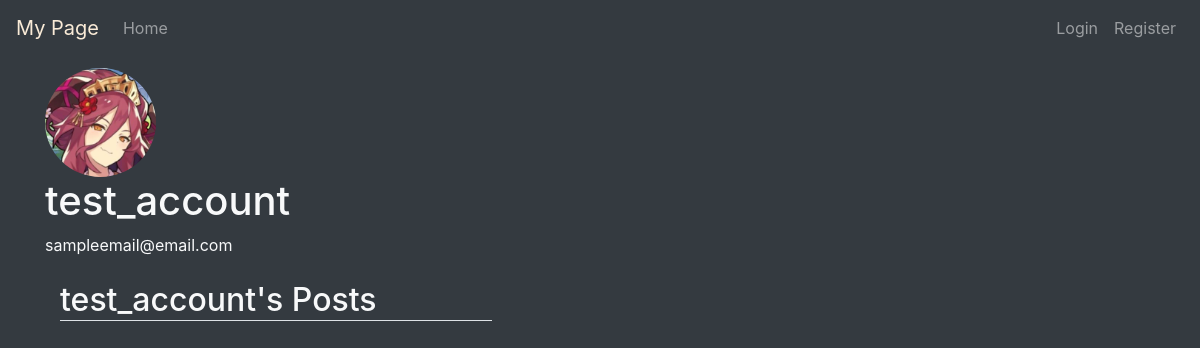
Before: /user/3/ with the older database file.
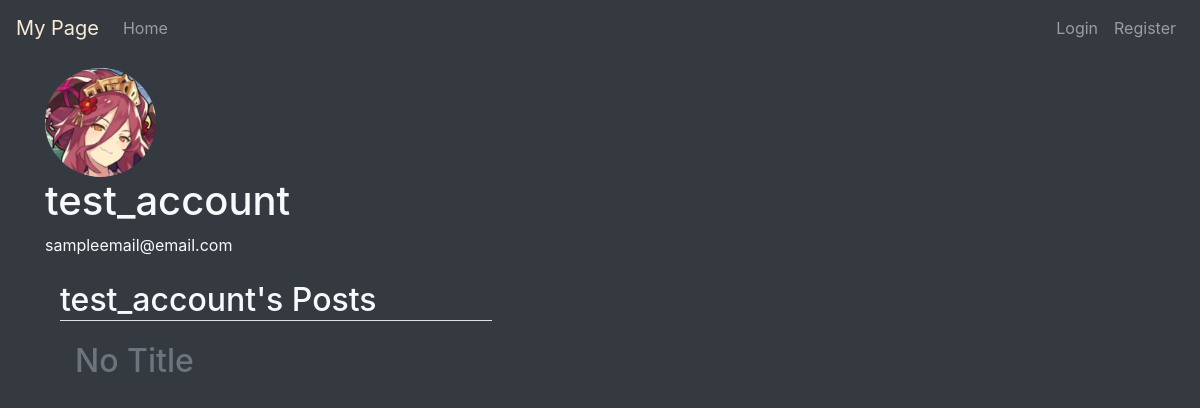
After: the same page with the newer database file.
### MyPage/models.py (models this page shows, shortened)
class Post(models.Model):
    author = models.ForeignKey(
        User, on_delete=models.CASCADE, related_name="written_posts")
    time_posted = models.DateTimeField(default=timezone.now)
    title = models.CharField(max_length=64, default='No Title')
    content = models.TextField()

### MyPage/views.py (the view)
# urls.py: path('user/<int:user_id>/', my_views.user, name='my-user'),
def user(request, user_id):
    target = User.objects.get(pk=user_id)
    posts = Post.objects.filter(author=target).order_by('-time_posted')
    page = request.GET.get('page', 1)
    paginator = Paginator(posts, 5)
    try:
        user_posts = paginator.page(page)
    except PageNotAnInteger:
        user_posts = paginator.page(1)
    except EmptyPage:
        user_posts = paginator.page(paginator.num_pages)
    context = {
        'page_title': "My Profile",
        'target': target,
        'posts': user_posts
    }
    return render(request, 'MyPage/profile.html', context)

### MyPage/templates/MyPage/profile.html (shortened to what this page needs)
{% extends 'MyPage/base.html' %}
{% block content %}
    <img src='{{ target.profile.image.url }}' style='width:10%;' alt="No Profile Picture Set" class="rounded-circle">
    <h1>
    {{ target.username }}
    </h1>
    {{ target.email }}
    <div class="container">
        <h2 class="border-bottom" style="margin-bottom: 2%; width: 40%; margin-right: 60%;">{{ target.username }}'s Posts</h2>
        {% for post in posts %}
            <div class="container" style="margin-bottom: 2%;">
                    <h2 title="{{ post.time_posted }}">
                        <a href="{% url 'my-post' post.id %}" class="text-secondary">
                            {{ post.title }}
                        </a>
                    </h2>
                </div>
        {% endfor %}
    </div>
{% endblock %}

Changed rows visible on the page:
added Post: title "No Title"
